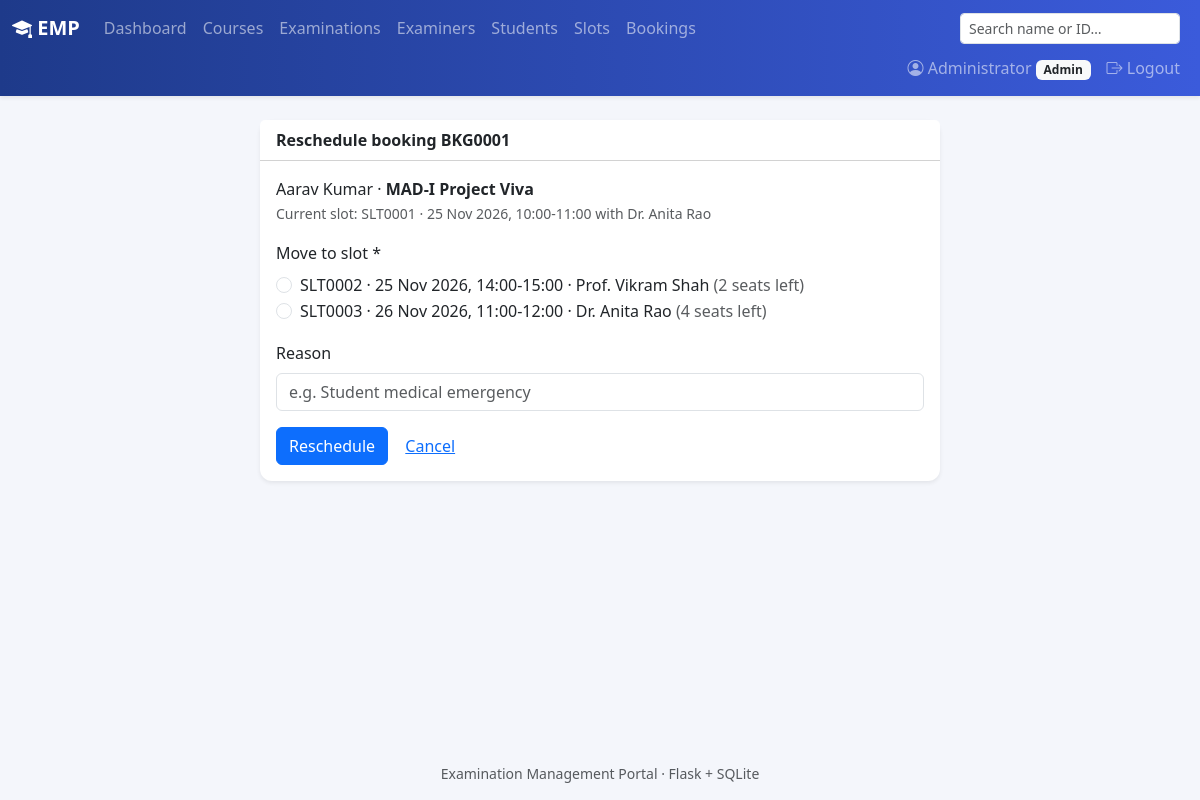
Screenshot of /admin/bookings/1/reschedule (signed in) with the database file from the repository.
### models.py (models this page shows, shortened)
class User(UserMixin, db.Model):
    id = db.Column(db.Integer, primary_key=True)
    role = db.Column(db.String(20), nullable=False)
    name = db.Column(db.String(120), nullable=False)
    email = db.Column(db.String(120), unique=True, nullable=False)
    password_hash = db.Column(db.String(256), nullable=False)
    phone = db.Column(db.String(20))
    department = db.Column(db.String(120))
    designation = db.Column(db.String(120))
    roll_no = db.Column(db.String(40), unique=True)
    program = db.Column(db.String(120))
    status = db.Column(db.String(20), nullable=False, default="Active")
    created_at = db.Column(db.DateTime, default=datetime.now)
    slots = db.relationship("Slot", back_populates="examiner", foreign_keys="Slot.examiner_id")
    bookings = db.relationship("Booking", back_populates="student", foreign_keys="Booking.student_id")
    assigned_exams = db.relationship("Exam", secondary=exam_examiners, back_populates="examiners")

class Booking(db.Model):
    id = db.Column(db.Integer, primary_key=True)
    student_id = db.Column(db.Integer, db.ForeignKey("user.id"), nullable=False)
    slot_id = db.Column(db.Integer, db.ForeignKey("slot.id"), nullable=False)
    exam_id = db.Column(db.Integer, db.ForeignKey("exam.id"), nullable=False)
    booking_date = db.Column(db.DateTime, default=datetime.now)
    status = db.Column(db.String(20), nullable=False, default="Booked")
    cancelled_at = db.Column(db.DateTime)
    student = db.relationship("User", back_populates="bookings", foreign_keys=[student_id])
    slot = db.relationship("Slot", back_populates="bookings")
    exam = db.relationship("Exam")
    evaluation = db.relationship("Evaluation", back_populates="booking", uselist=False,
                                 cascade="all, delete-orphan")
    logs = db.relationship("BookingLog", back_populates="booking", order_by="BookingLog.timestamp",
                           cascade="all, delete-orphan")
    @property
    def code(self):
        return f"BKG{self.id:04d}"

class Exam(db.Model):
    id = db.Column(db.Integer, primary_key=True)
    course_id = db.Column(db.Integer, db.ForeignKey("course.id"), nullable=False)
    name = db.Column(db.String(150), nullable=False)
    exam_type = db.Column(db.String(30), nullable=False)
    description = db.Column(db.Text)
    duration = db.Column(db.Integer, nullable=False)
    max_marks = db.Column(db.Float, nullable=False)
    pass_marks = db.Column(db.Float)
    slot_creation_start = db.Column(db.Date)
    slot_creation_end = db.Column(db.Date)
    booking_start = db.Column(db.Date)
    booking_end = db.Column(db.Date)
    status = db.Column(db.String(20), nullable=False, default="Draft")
    results_published = db.Column(db.Boolean, default=False)
    created_at = db.Column(db.DateTime, default=datetime.now)
    course = db.relationship("Course", back_populates="exams")
    rubrics = db.relationship("Rubric", back_populates="exam", cascade="all, delete-orphan")
    slots = db.relationship("Slot", back_populates="exam", cascade="all, delete-orphan")
    examiners = db.relationship("User", secondary=exam_examiners, back_populates="assigned_exams")

class Slot(db.Model):
    id = db.Column(db.Integer, primary_key=True)
    exam_id = db.Column(db.Integer, db.ForeignKey("exam.id"), nullable=False)
    examiner_id = db.Column(db.Integer, db.ForeignKey("user.id"), nullable=False)
    date = db.Column(db.Date, nullable=False)
    start_time = db.Column(db.Time, nullable=False)
    end_time = db.Column(db.Time, nullable=False)
    venue = db.Column(db.String(150))
    capacity = db.Column(db.Integer, nullable=False)
    available_seats = db.Column(db.Integer, nullable=False)
    status = db.Column(db.String(20), nullable=False, default="Available")
    created_at = db.Column(db.DateTime, default=datetime.now)
    exam = db.relationship("Exam", back_populates="slots")
    examiner = db.relationship("User", back_populates="slots", foreign_keys=[examiner_id])
    bookings = db.relationship("Booking", back_populates="slot")
    @property
    def code(self):
        return f"SLT{self.id:04d}"
    @property
    def label(self):
        return f"{self.date:%d %b %Y}, {self.start_time:%H:%M}-{self.end_time:%H:%M}"

### routes/admin.py (the view, shortened to what this page needs)
@bp.route("/bookings/<int:bid>/reschedule", methods=["GET", "POST"])
@role_required("admin")
def booking_reschedule(bid):
    booking = Booking.query.get_or_404(bid)
    if booking.status != "Booked":
        flash("Only active bookings can be rescheduled.", "warning")
        return redirect(url_for("admin.booking_detail", bid=bid))
    options = Slot.query.filter(Slot.exam_id == booking.exam_id, Slot.id != booking.slot_id,
                                Slot.status == "Available").order_by(Slot.date, Slot.start_time).all()
    return render_template("admin/booking_reschedule.html", booking=booking, options=options)

### routes/utils.py (called while the page is built)
def role_required(role):
    def decorator(view):
        @wraps(view)
        @login_required
        def wrapped(*args, **kwargs):
            if current_user.role != role:
                abort(403)
            if current_user.status == "Pending":
                return redirect(url_for("auth.pending"))
            if current_user.status != "Active":
                flash("Your account is inactive. Contact the administrator.", "danger")
                return redirect(url_for("auth.logout"))
            return view(*args, **kwargs)
        return wrapped
    return decorator

### templates/admin/booking_reschedule.html (shortened to what this page needs)
{% extends "base.html" %}
{% block content %}
<div class="card shadow-sm border-0 mx-auto" style="max-width:680px">
  <div class="card-header">Reschedule booking {{ booking.code }}</div>
  <div class="card-body">
    <p>{{ booking.student.name }} · <strong>{{ booking.exam.name }}</strong><br>
      <span class="text-muted small">Current slot: {{ booking.slot.code }} · {{ booking.slot.label }} with {{ booking.slot.examiner.name }}</span></p>
    {% if options %}
    <form method="post">
      <label class="form-label">Move to slot *</label>
      {% for s in options %}
      <div class="form-check">
        <input class="form-check-input" type="radio" name="slot_id" value="{{ s.id }}" id="s{{ s.id }}" required>
        <label class="form-check-label" for="s{{ s.id }}">{{ s.code }} · {{ s.label }} · {{ s.examiner.name }} <span class="text-muted">({{ s.available_seats }} seats left)</span></label>
      </div>
      {% endfor %}
      <label class="form-label mt-3">Reason</label>
      <input name="reason" class="form-control mb-3" placeholder="e.g. Student medical emergency">
      <button class="btn btn-primary">Reschedule</button>
      <a href="{{ url_for('admin.booking_detail', bid=booking.id) }}" class="btn btn-link">Cancel</a>
    </form>
    {% else %}
    <div class="alert alert-warning mb-0">No other slots with free seats exist for this examination.</div>
    {% endif %}
  </div>
</div>
{% endblock %}

### templates/base.html (shortened to what this page needs)
<!doctype html>
<html lang="en">
<head>
  <link href="https://cdn.jsdelivr.net/npm/bootstrap@5.3.3/dist/css/bootstrap.min.css" rel="stylesheet">
  <link href="https://cdn.jsdelivr.net/npm/bootstrap-icons@1.11.3/font/bootstrap-icons.min.css" rel="stylesheet">
  <link href="{{ url_for('static', filename='style.css') }}" rel="stylesheet">
</head>
<body>
<nav class="navbar navbar-expand navbar-dark bg-emp shadow-sm">
  <div class="container-fluid flex-wrap">
    <a class="navbar-brand fw-semibold" href="{{ url_for('index') }}"><i class="bi bi-mortarboard-fill"></i> EMP</a>
    {% if current_user.is_authenticated and current_user.status == 'Active' %}
    <ul class="navbar-nav flex-wrap me-auto">
      {% if current_user.role == 'admin' %}
        {% set links = [('admin.dashboard','Dashboard'),('admin.courses','Courses'),('admin.exams','Examinations'),
                        ('admin.examiners','Examiners'),('admin.students','Students'),('admin.slots','Slots'),
                        ('admin.bookings','Bookings')] %}
      {% elif current_user.role == 'examiner' %}
        {% set links = [('examiner.dashboard','Dashboard'),('examiner.exams','My Examinations'),
                        ('examiner.slots','My Slots'),('examiner.evaluations','Evaluations')] %}
      {% else %}
        {% set links = [('student.dashboard','Dashboard'),('student.exams','Examinations'),
                        ('student.bookings','My Bookings'),('student.results','Results')] %}
      {% endif %}
      {% for ep, label in links %}
        <li class="nav-item"><a class="nav-link {% if request.endpoint == ep %}active{% endif %}" href="{{ url_for(ep) }}">{{ label }}</a></li>
      {% endfor %}
    </ul>
    {% if current_user.role == 'admin' %}
    <form class="d-flex me-2 my-1" action="{{ url_for('admin.search') }}">
      <input class="form-control form-control-sm" name="q" placeholder="Search name or ID…" value="{{ request.args.get('q','') }}">
    </form>
    {% endif %}
    {% endif %}
    {% if current_user.is_authenticated %}
    <ul class="navbar-nav ms-auto">
      <li class="nav-item"><a class="nav-link" href="{{ url_for('auth.profile') }}"><i class="bi bi-person-circle"></i> {{ current_user.name }} <span class="badge bg-light text-dark text-capitalize">{{ current_user.role }}</span></a></li>
      <li class="nav-item"><a class="nav-link" href="{{ url_for('auth.logout') }}"><i class="bi bi-box-arrow-right"></i> Logout</a></li>
    </ul>
    {% endif %}
  </div>
</nav>
<main class="container py-4">
  {% block content %}{% endblock %}
</main>
<footer class="text-center text-muted small py-3">Examination Management Portal · Flask + SQLite</footer>
</body>
</html>

### static/style.css (style rules this page uses)
body { background: #f4f6fb; min-height: 100vh; display: flex; flex-direction: column; }
main { flex: 1; }
.bg-emp { background: linear-gradient(90deg, #1e3a8a, #3b5bdb); }
.card { border-radius: .75rem; }
.card-header { background: #fff; font-weight: 600; }

### rows the page displays
User: name "Administrator", role "Admin"
Booking: code "BKG0001"
User: student.name "Aarav Kumar"
Exam: exam.name "MAD-I Project Viva"
Slot: slot.code "SLT0001", slot.label "25 Nov 2026, 10:00-11:00"
User: slot.examiner.name "Dr. Anita Rao"
Slot: code "SLT0002", label "25 Nov 2026, 14:00-15:00", examiner.name "Prof. Vikram Shah", available_seats "2"
Slot: code "SLT0003", label "26 Nov 2026, 11:00-12:00", examiner.name "Dr. Anita Rao", available_seats "4"

### other values shown
{{ label }} "Dashboard" "Courses" "Examinations" "Examiners" "Students" "Slots" "Bookings"
